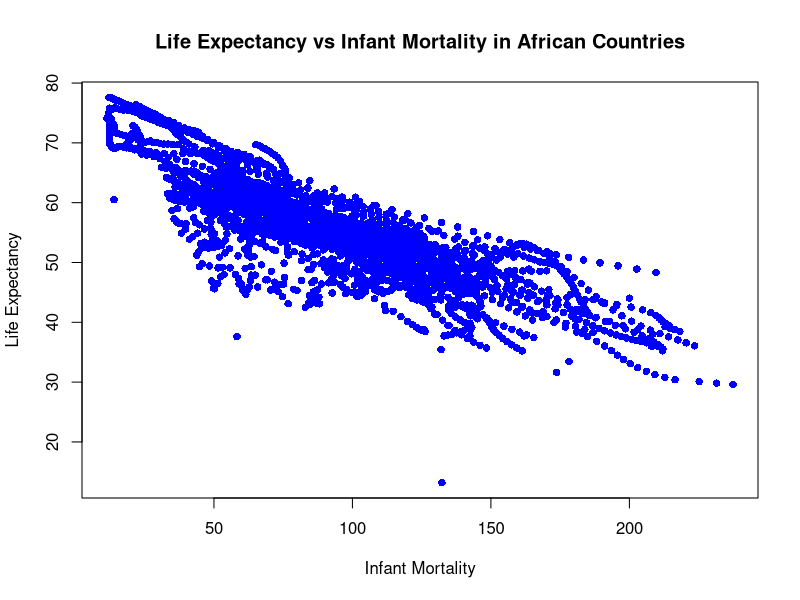
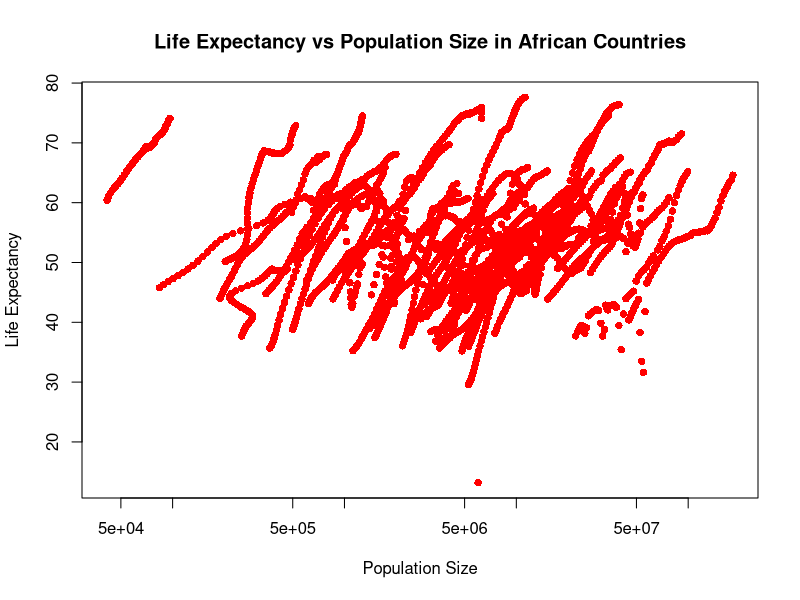
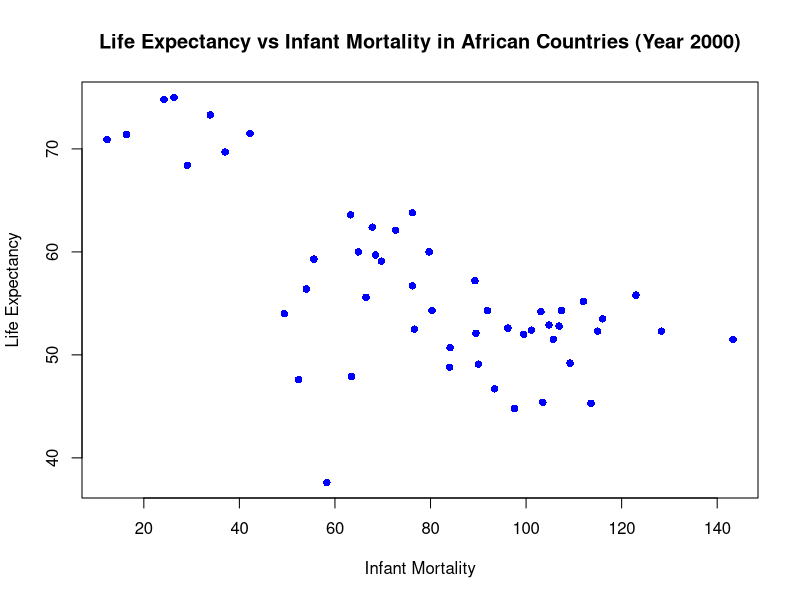
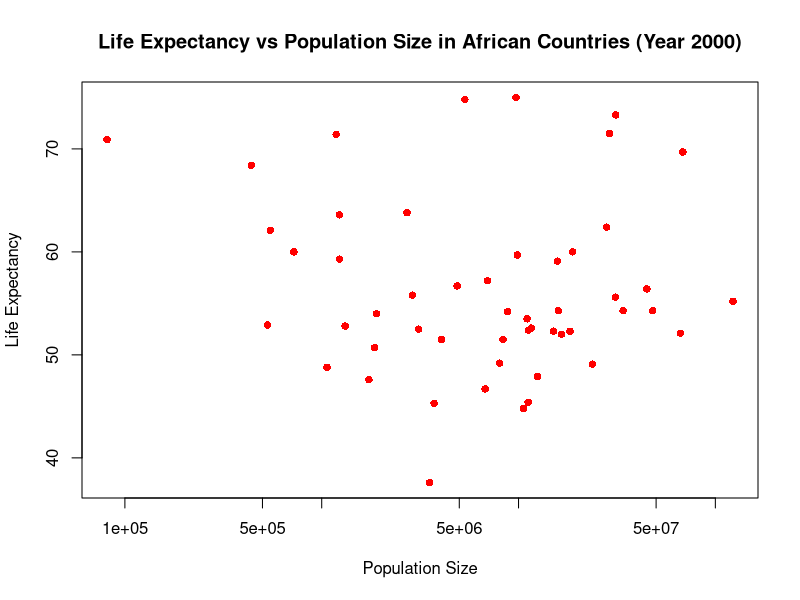
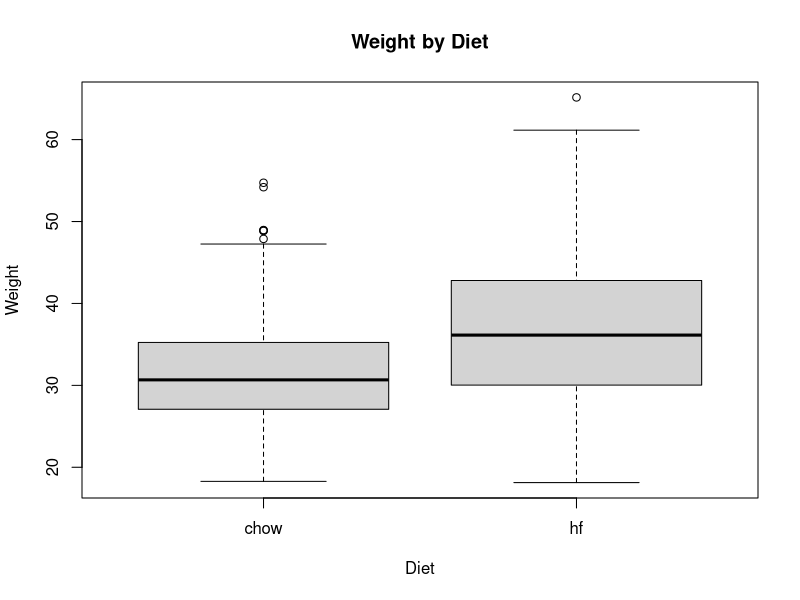
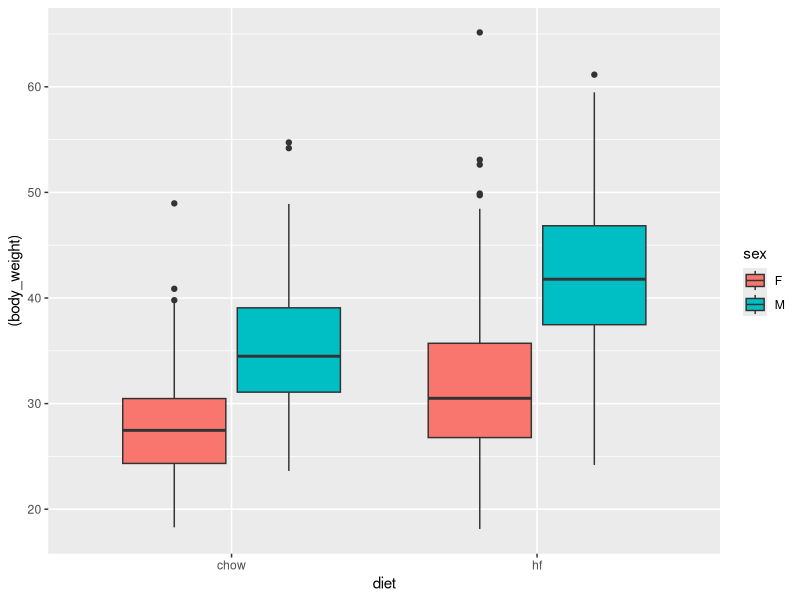

Source code (R) for these figures, in order:
## ---- chunk 1
## Installing the dslabs Package from a Local File

# Download the appropriate Zip file for the 'dslabs' package.
# The exact file you need depends on your version of R.
# In this example, the file 'dslabs_0.8.0.zip' is used, suitable for the 'r-release' version of R.
# 'repos = NULL' tells R that the package is being installed from a local file rather than a repository.
# 'type = "win.binary"' specifies that the package is a Windows binary file.

# install.packages("C:/Users/Joaquin/School/DA - 6833 (Summer 2024)/Joaquin_Ramriez_Portfolio_II/coding-exercise/dslabs_0.8.0.zip", 
#                 repos = NULL, 
#                 type = "win.binary")
## ---- chunk 2
library(tidyverse)  # Loads tidyverse packages, including dplyr.
library(dslabs)     # Loads the dslabs.

## ---- chunk 3
# This function helps access the documentation for the gapminder dataset and provides detailed information about the dataset structure, variables, and source.
help(gapminder)

# The summary() function provides statistical summary of the dataset.Which includes minimum, first quartile, median, mean, third quartile, and maximum values for each variable.
summary(gapminder)

# The class() function is used to determine the type of object that gapminder is.
class(gapminder)

## ---- chunk 4
data("gapminder")  # Load the gapminder dataset from the dslabs package.

africadata <- gapminder %>%  # Filter the dataset to include only African countries.
  filter(continent == "Africa")  # The filter() function is used to specifically focus on the African Country.


str(africadata)  # Check the structure of the 'africadata'.


summary(africadata)  # Get summary statistics for the 'africadata'.
## ---- chunk 5

africa_infant_life <- africadata %>%  # Created a new object with only infant_mortality and life_expectancy variables.
  select(infant_mortality, life_expectancy)  # Select only the 'infant_mortality' and 'life_expectancy' columns.

str(africa_infant_life)  # Check the structure of the new 'africa_infant_life'.

summary(africa_infant_life)  # Get summary statistics for the 'africa_infant_life'.
## ---- chunk 6

africa_population_life <- africadata %>%  # Created another new object with only population and life_expectancy variables.
  select(population, life_expectancy)  # Select only the 'population' and 'life_expectancy' columns.

str(africa_population_life)  # Check the structure of the 'africa_population_life'.

summary(africa_population_life)  # Get summary statistics for the 'africa_population_life'.
## ---- chunk 7

# Plotting life expectancy against infant mortality.
plot(africa_infant_life$infant_mortality, africa_infant_life$life_expectancy,
     xlab = "Infant Mortality", ylab = "Life Expectancy",
     main = "Life Expectancy vs Infant Mortality in African Countries",
     pch = 16, col = "blue")


# Plotting life expectancy against population size (log scale x-axis).
plot(africa_population_life$population, africa_population_life$life_expectancy,
     xlab = "Population Size", ylab = "Life Expectancy",
     main = "Life Expectancy vs Population Size in African Countries",
     pch = 16, col ="red",
     log = "x")  # Setting x-axis to log scale.



## ---- chunk 8
# Check for missing values (NA) in the 'infant_mortality' variable in africadata.
missing_infant_mortality <- table(is.na(africadata$infant_mortality))
missing_infant_mortality
## ---- chunk 9
# Identify years with missing data for infant mortality.
years_with_missing <- unique(africadata$year[is.na(africadata$infant_mortality)])
years_with_missing

# Selecting year 2000
year_selected <- 2000

# Filter dataset to include only data for the year 2000.
africadata_2000 <- africadata %>% 
  filter(year == year_selected)

# Display the structure of the new object to verify it contains 51 observations and 9 variables.
str(africadata_2000)

# Get a statistical summary of the new object.
summary(africadata_2000)
## ---- chunk 10

# Plotting life expectancy against infant mortality for year 2000.
plot(africadata_2000$infant_mortality, africadata_2000$life_expectancy,
     xlab = "Infant Mortality", ylab = "Life Expectancy",
     main = "Life Expectancy vs Infant Mortality in African Countries (Year 2000)",
     pch = 16, col = "blue")



# Plotting life expectancy against population size (log scale x-axis) for year 2000.
plot(africadata_2000$population, africadata_2000$life_expectancy,
     xlab = "Population Size", ylab = "Life Expectancy",
     main = "Life Expectancy vs Population Size in African Countries (Year 2000)",
     pch = 16, col = "red",
     log = "x")  # Setting x-axis to log scale.

# Applying linear regression model to explore relationships.
model_infant_life <- lm(life_expectancy ~ infant_mortality, data = africadata_2000)
model_pop_life <- lm(life_expectancy ~ population, data = africadata_2000)

# Summarize the linear regression models.
summary(model_infant_life)
summary(model_pop_life)


## ---- chunk 11
library('dslabs')
#library('dplyr')
library('ggplot2')
help(mice_weights)
## ---- chunk 12
str(mice_weights) # List of varaibles in the dataset
## ---- chunk 13
summary(mice_weights) # Summary of the mice weights dataset
## ---- chunk 14
class(mice_weights) # Datatype of mice weights dataframe
## ---- chunk 15
sum(is.na(mice_weights)) # Number of NA values in the dataset
dim(mice_weights) # Number of rows and columns in the dataset
## ---- chunk 16
cleaned_data <- na.omit(mice_weights) # Remove rows with NA values
dim(cleaned_data) # Number of rows and columns in the cleaned dataset
## ---- chunk 17
boxplot(cleaned_data$body_weight ~ cleaned_data$diet, xlab = "Diet", ylab = "Weight", main = "Weight by Diet") # Boxplot of weight by diet
## ---- chunk 18
t.test(cleaned_data$body_weight ~ cleaned_data$diet) # t-test comparing weight by diet
## ---- chunk 19
model <- lm(body_weight ~ diet, data = cleaned_data)
summary(model)
## ---- chunk 20
cleaned_data |> ggplot(aes(diet, (body_weight), fill = sex)) + geom_boxplot() # Boxplot of weight by diet and sex
## ---- chunk 21
fit <- lm(body_weight ~ diet*sex, data = cleaned_data)
summary(fit)
